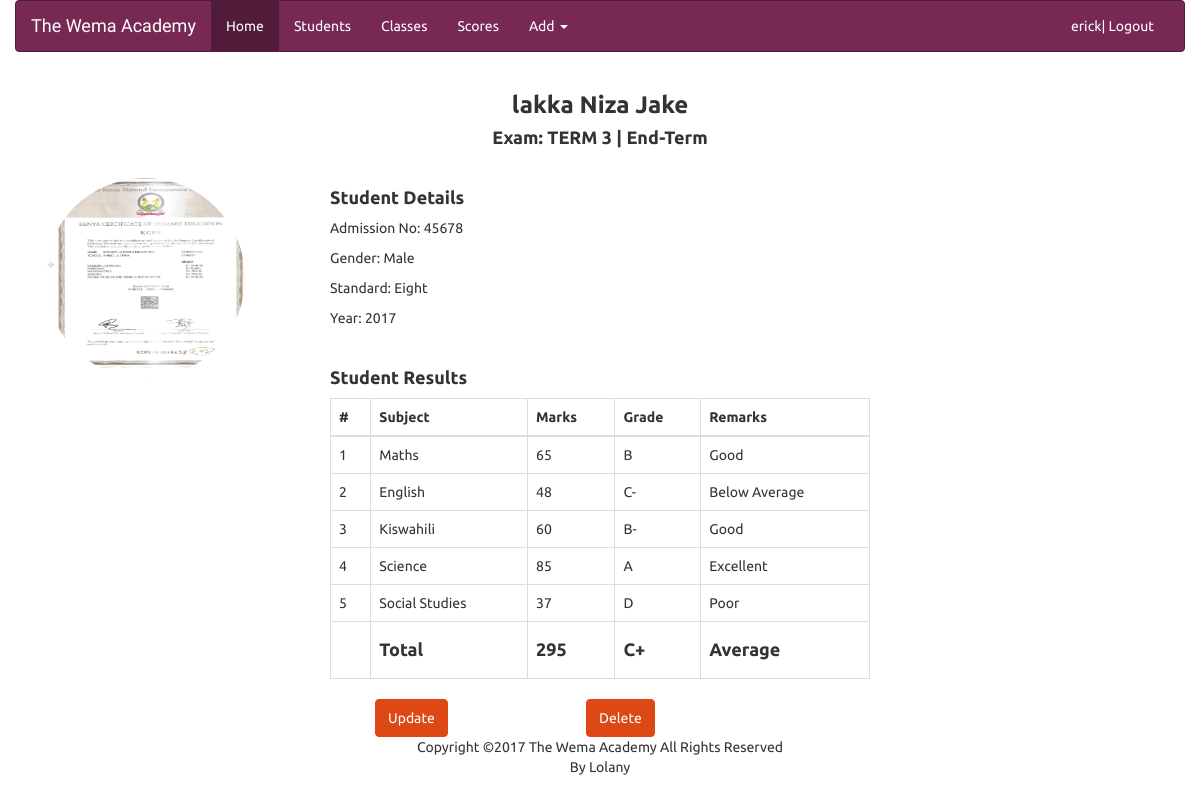
The page /scores/187/ (signed in) on the database its author committed.
### thewema/models.py (models this page shows, shortened)
class Score(models.Model):
    student = models.ForeignKey(Student, on_delete=models.CASCADE)
    subject = models.ForeignKey(Subject)
    exam = models.ForeignKey(Exam)
    marks = models.PositiveSmallIntegerField(default=0)
    class Meta:
        unique_together = ('student', 'exam', 'subject')

class Student(models.Model):
    GENDER = (
        ('Male', 'Male'),
        ('Female', 'Female'),
    )
    admin_no = models.CharField(max_length=200, unique=True)
    surname = models.CharField(max_length=200)
    middle_name = models.CharField(max_length=200)
    first_name = models.CharField(max_length=200)
    gender = models.CharField(max_length=6, choices=GENDER)
    dob = models.DateField()
    sclass = models.ForeignKey(StudentClass, on_delete=models.CASCADE)
    image = models.ImageField(upload_to='media')
    @property
    def full_name(self):
        return '{} {} {}'.format(self.first_name, self.middle_name, self.surname)

class Exam(models.Model):
    TERM = (
        ('TERM 1', 'TERM 1'),
        ('TERM 2', 'TERM 2'),
        ('TERM 3', 'TERM 3'),
    )
    EXAM_TYPE = (
        ('Opening-Term', 'Opening-Term'),
        ('Mid-Term', 'Mid-Term'),
        ('End-Term', 'End-Term'),
    )
    term = models.CharField(max_length=200, choices=TERM)
    etype = models.CharField(max_length=200, choices=EXAM_TYPE)
    class Meta:
        unique_together = ('term', 'etype')

class StudentClass(models.Model):
    STANDARD = (
        ('One', 'One'),
        ('Two', 'Two'),
        ('Three', 'Three'),
        ('Four', 'Four'),
        ('Five', 'Five'),
        ('Six', 'Six'),
        ('Seven', 'Seven'),
        ('Eight', 'Eight'),
    )
    YEAR = (
        ('2000', '2000'), ('2001', '2001'), ('2002', '2002'), ('2003', '2003'),
        ('2004', '2004'), ('2005', '2005'), ('2006', '2006'), ('2007', '2007'),
        ('2008', '2008'), ('2009', '2009'), ('2010', '2010'), ('2011', '2011'),
        ('2012', '2012'), ('2013', '2013'), ('2014', '2014'), ('2015', '2015'),
        ('2016', '2016'), ('2017', '2017'),
    )
    standard = models.CharField(max_length=10, choices=STANDARD)
    year = models.CharField(max_length=10, choices=YEAR)
    teacher = models.CharField(max_length=200)
    class Meta:
        ordering = ['-year']
        unique_together = ('standard', 'year')

class Subject(models.Model):
    NAME = (
        ('Maths', 'Maths'),
        ('English', 'English'),
        ('Kiswahili', 'Kiswahili'),
        ('Science', 'Science'),
        ('Social Studies', 'Social Studies'),
    )
    name = models.CharField(max_length=20, choices=NAME)
    code = models.CharField(max_length=200)

### thewema/views.py (the view)
# urls.py: url(r'^scores/(?P<pk>[0-9]+)/$', views.ScoreDetailView.as_view(), name='score_detail'),
class ScoreDetailView(LoginRequiredMixin, ListView):
    template_name = 'thewema/score_details.html'
    context_object_name = 'student_scores_list'
    def get_queryset(self):
        qs = Score.objects.filter(
            student__id=self.kwargs['pk'],
            exam=Exam.objects.last()
            )
        return qs
    def get_context_data(self, **kwargs):
        ctx = super(ScoreDetailView, self).get_context_data(**kwargs)
        total = Score.objects.filter(
            student__id=self.kwargs['pk'],
            exam=Exam.objects.last()
            ).aggregate(total=Sum('marks'))
        ctx['total'] = total
        return ctx

### thewema/context_processors.py (called while the page is built)
def _validate_school_meta_data(**kwargs):
    school_data = {}
    for k, v in kwargs.items():
        assert isinstance(v, str), 'Each of the school settings must be of type str. You have given {} of {}'.format(v, type(v))
        if v.strip():
            school_data[k] = v
        else:
            school_data[k] = 'SET THE {}'.format(k).upper()
    return school_data

def school(request):
    kwargs = {
        'school_name': getattr(settings, 'SCHOOL_NAME', ''),
        'school_motto': getattr(settings, 'SCHOOL_MOTTO', ''),
    }
    clean_data = _validate_school_meta_data(**kwargs)
    return clean_data

### thewema/templatetags/score_tags.py (called while the page is built)
@register.filter
def grade(value):
    return gradelogic(value)

@register.filter
def mean(value):
    avg = int(value/5)
    return gradelogic(avg)

@register.filter
def score_remarks(value):
    return remarkslogic(value)

@register.filter
def mean_remarks(value):
    avg = int(value/5)
    return remarkslogic(avg)

### thewema/templates/thewema/score_details.html (shortened to what this page needs)
{% extends "thewema/base.html" %}
{% load score_tags %}
{% block content %}
    <div class="container">
        {% with student_scores_list.first as score_list %}
            <h3 class="text-center"><strong>{{ score_list.student.full_name }}</strong></h3>
            <h4 class="text-center"><strong>Exam: {{ score_list.exam.term }} | {{ score_list.exam.etype }}</strong></h4>
            <br/>
            <div class="col-md-3">
                <img src="{{ score_list.student.image.url }}" class="img-circle" alt="student image" width="200" height="200">
            </div>
            <div class="col-md-6">
                <div>
                    <h4><strong>Student Details</strong></h4>
                    <p>Admission No: {{ score_list.student.admin_no }}</p>
                    <p>Gender: {{ score_list.student.gender }}</p>
                    <p>Standard: {{ score_list.student.sclass.standard }}</p>
                    <p>Year: {{ score_list.student.sclass.year }}</p>
                </div>
            {% endwith %}
                <div>
                    <br/>
                    <h4><strong>Student Results</strong></h4>
                    <table class="table table-bordered ">
                        <thead>
                            <tr>
                                <th>#</th>
                                <th>Subject</th>
                                <th>Marks</th>
                                <th>Grade</th>
                                <th>Remarks</th>
                            </tr>
                        </thead>
                        <tbody>
                            {% for score in student_scores_list %}
                            <tr>
                                <td>{{ forloop.counter }}</td>
                                <td>{{ score.subject.name }}</td>
                                <td>{{ score.marks }}</td>
                                <td>{{ score.marks|grade }}</td>
                                <td>{{ score.marks|score_remarks }}</td>
                            </tr>
                            {% endfor %}
                            <tr>
                                <td></td>
                                <td><h4><strong>Total</strong></h4></td>
                                <td><h4><strong>{{ total.total }}</strong></h4></td>
                                <td><h4><strong>{{ total.total|mean }}</strong></h4></td>
                                <td><h4><strong>{{ total.total|mean_remarks }}</strong></h4></td>
                            </tr>
                        </tbody>
                    </table>
                </div>
                <a href="#"><button type="button" class="btn btn-primary col-sm-offset-1 text-center">Update</button></a>
                <a href="#"><button type="button" class="btn btn-primary col-sm-offset-3 text-center">Delete</button></a>
            </div>
            <br><br>
    </div>
{% endblock content %}

### thewema/templates/thewema/base.html (shortened to what this page needs)
<!DOCTYPE html>
<html>
<head>
    {% load staticfiles %}
    <link rel="stylesheet" href="{% static 'thewema/css/bootstrap.min.css' %}" type="text/css">
    <link rel="stylesheet" href="{% static 'thewema/css/bootstrap.united.min.css' %}" type="text/css">
    <link rel="stylesheet" href="{% static 'thewema/css/font-awesome.min.css' %}">
    <link rel="stylesheet" href="{% static 'thewema/css/style.css' %}" type="text/css">
</head>
<body>
    <div class="container-fluid">
      <div class="navbar-wrapper">
        <nav class="navbar navbar-inverse">
          <div class="container-fluid">
            <div class="navbar-header">
              <a class="navbar-brand" href="{% url 'thewema:index' %}">The Wema Academy</a>
            </div>
            <div id="navbar" class="navbar-collapse collapse">
              <ul class="nav navbar-nav">
                <li class="active"><a href="{% url 'thewema:index' %}">Home</a></li>
                <li><a href="{% url 'thewema:students' %}">Students</a></li>
                <li><a href="{% url 'thewema:classes' %}">Classes</a></li>
                <li><a href="{% url 'thewema:scores' %}">Scores</a></li>
                <li class="nav navbar-nav">
                  <a href="#" class="dropdown-toggle" data-toggle="dropdown" role="button" aria-haspopup="true" aria-expanded="false">Add <span class="caret"></span></a>
                </li>
              </ul>
              <ul class="nav navbar-nav navbar-right">
                    {% if user.is_authenticated %}
                        <li><a href="{% url 'thewema:logout' %}">{{ user.username }}| Logout</a></li>
                    {% else %}
                        <li><a href="{% url 'thewema:login' %}">Login</a></li>
                    {% endif %}
                </ul>
            </div>
          </div>
        </nav>
      </div>
    </div>
    {% block content %}
    {% endblock content %}
    <footer id="footer" class="text-center">
        Copyright &copy;2017 The Wema Academy All Rights Reserved<br/>By Lolany
    </footer>
</body>
</html>

### thewema/static/thewema/css/style.css (style rules this page uses)
.navbar-brand { font-family: 'Satisfy'; }

### rows shown on the page
Score: student.full_name "lakka Niza Jake", exam.term "TERM 3", exam.etype "End-Term", student.image (picture), student.admin_no "45678", student.gender "Male", student.sclass.standard "Eight", student.sclass.year "2017", subject.name "Maths", marks "65", marks|grade "B", marks|score_remarks "Good"
Score: subject.name "English", marks "48", marks|grade "C-", marks|score_remarks "Below Average"
Score: subject.name "Kiswahili", marks "60", marks|grade "B-", marks|score_remarks "Good"
Score: subject.name "Science", marks "85", marks|grade "A", marks|score_remarks "Excellent"
Score: subject.name "Social Studies", marks "37", marks|grade "D", marks|score_remarks "Poor"

### other values the page prints
{{ user.username }} "erick"
{{ total.total }} "295"
{{ total.total|mean }} "C+"
{{ total.total|mean_remarks }} "Average"
